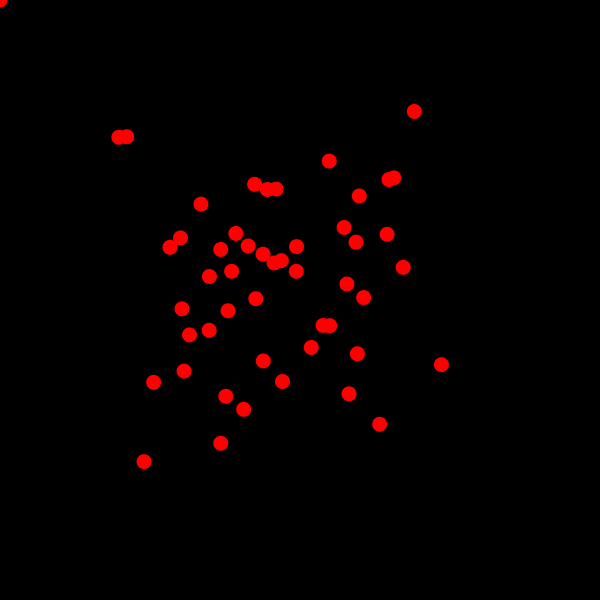
Frame 1 (no input)
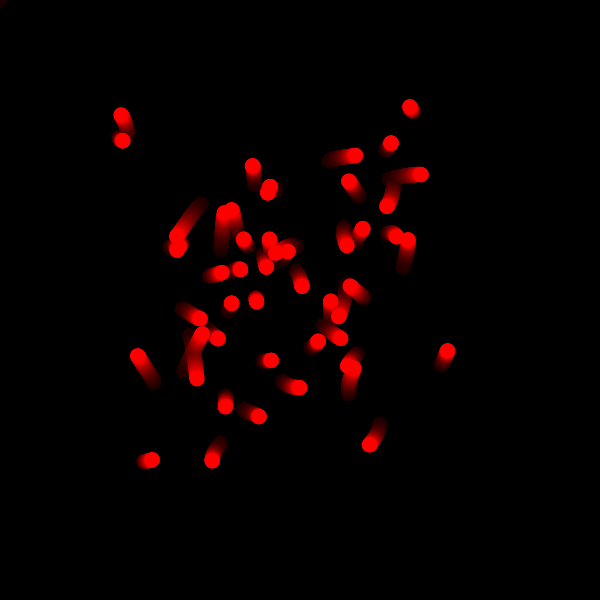
Frame 60 (the mouse pressed at the canvas centre just before this capture)
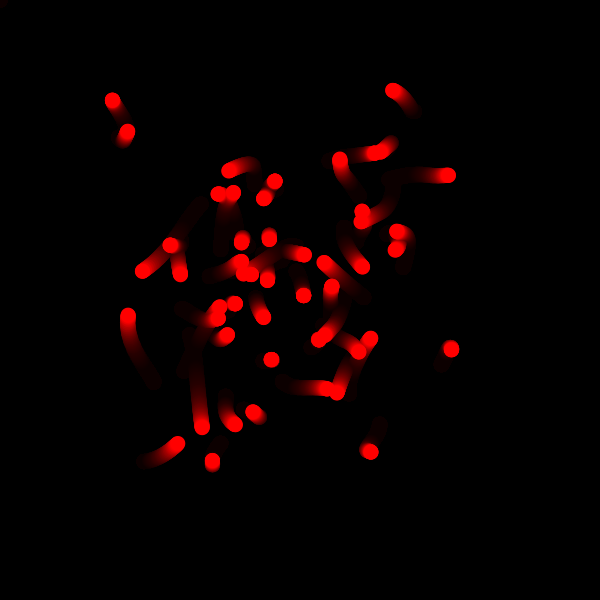
Frame 120 (the mouse held since frame 60 and released just before this capture)

The Processing sketch that drew these frames (run headless with seeded random() and noise(); from frame 60 on, the mouse is pressed at the canvas centre):

// Processing sketch: MagicWorms
// ── MagicWorms.pde
float x = 0;
float y = 0;
int worm = 50;

void setup(){
  size(600,600);
  background(0,0,0);
}

void draw(){
  makeMagical();
  fill(255,0,0);
  for(int i = 0; i < worm; i++){
    ellipse(x,y, 15,15);
    x = getWormX(i);
    y = getWormY(i);
  }
}

void mouseClicked(){
  worm++;
}

 float frequency = .001;
    float noiseInterval = PI;

    void makeMagical() {
        fill( 0, 0, 0, 10 );
        rect(0, 0, width, height);
        noStroke();
    }

    float getWormX(int i) {
        return map(noise(i*noiseInterval + frameCount * frequency), 0, 1, 0, width);
    }

    float getWormY(int i) {
        return map(noise(i*noiseInterval+1 + frameCount * frequency), 0, 1, 0, height);
    }
